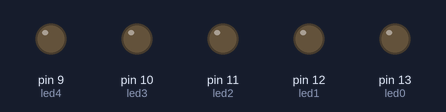
Bench run of a sketch on a simulated Arduino Uno, built with avr-gcc and run on an emulated ATmega328P. Shown: output pins drawn as LEDs (lit = HIGH).

Above: at 2.5 s.
At 10.0 s:
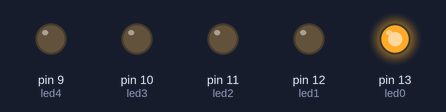
At 20.0 s:
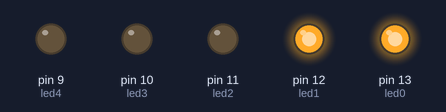
At 30.0 s:
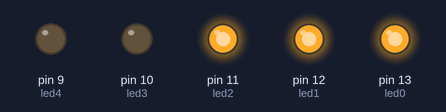
Timing chart, 0 to 39.0 s (numbered marks = the images above):
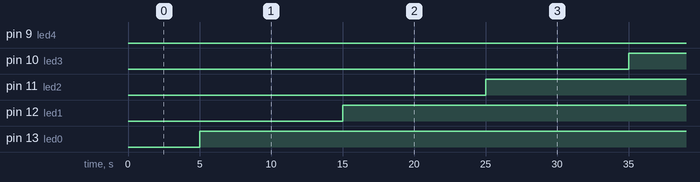

Measured:
- by itself, pin 9 (led4), pin 10 (led3): alternates HIGH for 15.0 s and LOW for 15.0 s
- by itself, pin 11 (led2), pin 12 (led1), pin 13 (led0): repeats every 30.0 s: LOW 15.0 s, HIGH 15.0 s

The sketch:

LED-wave.ino
```cpp
// globals
int led0 = 13;
int led1 = 12;
int led2 = 11;
int led3 = 10;
int led4 = 9;

long start_time = 5 * 1000; // (ms)
long pulse_length = 15 * 1000;  // how long each LED is on or off (ms)
long phase_shift = 10 * 1000; // delay between LEDs (ms)

int start0 = 0, start1 = 0, start2 = 0, start3 = 0, start4 = 0;
int finished_startup = 0;

void setup() {
  // set up signal pins
  digitalWrite(led0, LOW);
  digitalWrite(led1, LOW);
  digitalWrite(led2, LOW);
  digitalWrite(led3, LOW);
  digitalWrite(led4, LOW);

  pinMode(led0, OUTPUT);
  pinMode(led1, OUTPUT);
  pinMode(led2, OUTPUT);
  pinMode(led3, OUTPUT);
  pinMode(led4, OUTPUT);

  // delay long enough to let me clear the serial monitor and start the python script
  // delay(5000);

  // set up serial communication and print column headers
  // Serial.begin(9600);
  // Serial.print("Pin 1");
  // Serial.print(",");
  // Serial.println("Pin 2");

}

unsigned long previous_time_led0 = millis();
unsigned long previous_time_led1 = millis();
unsigned long previous_time_led2 = millis();
unsigned long previous_time_led3 = millis();
unsigned long previous_time_led4 = millis();

void loop() {

  unsigned long current_time = millis();
  // start the LEDs offset from each other, where
    // time_interval_led1 = phase_shift
    // time_interval_led2 = 2*phase_shift

  if (finished_startup == 0){
    // led0
    if (start0 == 0){
      if (current_time - previous_time_led0 > start_time){
        previous_time_led0 = current_time;
        digitalWrite(led0, HIGH);
        start0 = 1;
      }
    }
    // led1
    else if (start1 == 0){
      if ((current_time - previous_time_led1) > (start_time + phase_shift)){
        previous_time_led1 = current_time;
        digitalWrite(led1, HIGH);
        start1 = 1;
      }
    }
    // led2
    else if (start2 == 0){
      if ((current_time - previous_time_led2) > (start_time + 2*phase_shift)){
        previous_time_led2 = current_time;
        digitalWrite(led2, HIGH);
        start2 = 1;
      }
    }
    // led3
    else if (start3 == 0){
      if ((current_time - previous_time_led3) > (start_time + 3*phase_shift)){
        previous_time_led3 = current_time;
        digitalWrite(led3, HIGH);
        start3 = 1;
      }
    }
    // led4
    else{
      if ((current_time - previous_time_led4) > (start_time + 4*phase_shift)){
        previous_time_led4 = current_time;
        digitalWrite(led4, HIGH);
        finished_startup = 1;
      }
    }
  }

  else{
  // do the normal thing

    // if it's time to change the state of LED0
    if (current_time - previous_time_led0 > pulse_length){
      // update the previous time increment for led0
      previous_time_led0 = current_time;
      change_led(led0);
      }
    // if it's time to change the state of LED1
    if (current_time - previous_time_led1 > pulse_length){
      // update the previous time increment for led0
      previous_time_led1 = current_time;
      change_led(led1);
      }
    // if it's time to change the state of LED2
    if (current_time - previous_time_led2 > pulse_length){
      // update the previous time increment for led0
      previous_time_led2 = current_time;
      change_led(led2);
      }
    // if it's time to change the state of LED3
    if (current_time - previous_time_led3 > pulse_length){
      // update the previous time increment for led0
      previous_time_led3 = current_time;
      change_led(led3);
      }
    // if it's time to change the state of LED4
    if (current_time - previous_time_led4 > pulse_length){
      // update the previous time increment for led0
      previous_time_led4 = current_time;
      change_led(led4);
      }
  }
}

void change_led(int led_pin) {
  // either turn on or off led accordingly
    if (digitalRead(led_pin) == HIGH){
      digitalWrite(led_pin, LOW);
    }
    else{
      digitalWrite(led_pin, HIGH);
    }
}
```
